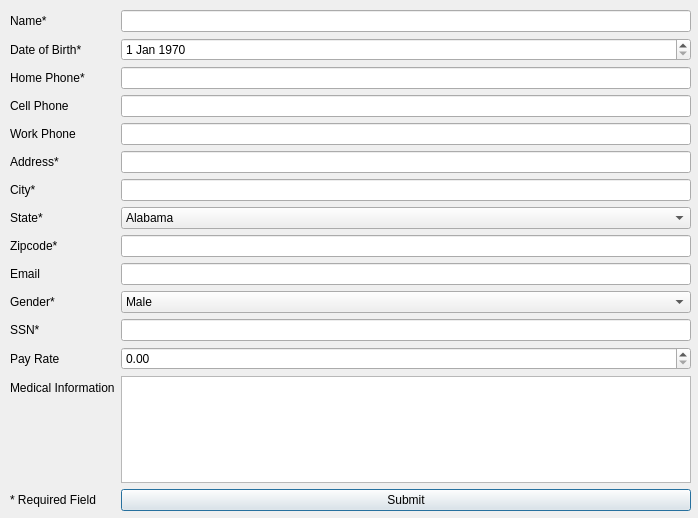
<?xml version="1.0" encoding="UTF-8"?>
<ui version="4.0">
 <class>add_teacher</class>
 <widget class="QDialog" name="add_teacher">
  <property name="geometry">
   <rect>
    <x>0</x>
    <y>0</y>
    <width>698</width>
    <height>518</height>
   </rect>
  </property>
  <property name="windowTitle">
   <string>Dialog</string>
  </property>
  <widget class="QWidget" name="formLayoutWidget">
   <property name="geometry">
    <rect>
     <x>10</x>
     <y>10</y>
     <width>681</width>
     <height>501</height>
    </rect>
   </property>
   <layout class="QFormLayout" name="formLayout">
    <property name="fieldGrowthPolicy">
     <enum>QFormLayout::AllNonFixedFieldsGrow</enum>
    </property>
    <item row="0" column="0">
     <widget class="QLabel" name="NameLabel">
      <property name="text">
       <string>Name*</string>
      </property>
     </widget>
    </item>
    <item row="0" column="1">
     <widget class="QLineEdit" name="nameLineEdit"/>
    </item>
    <item row="2" column="0">
     <widget class="QLabel" name="homePhoneLabel">
      <property name="text">
       <string>Home Phone*</string>
      </property>
     </widget>
    </item>
    <item row="2" column="1">
     <widget class="QLineEdit" name="homePhoneLineEdit"/>
    </item>
    <item row="3" column="0">
     <widget class="QLabel" name="cellPhoneLabel">
      <property name="text">
       <string>Cell Phone</string>
      </property>
     </widget>
    </item>
    <item row="3" column="1">
     <widget class="QLineEdit" name="cellPhoneLineEdit"/>
    </item>
    <item row="4" column="0">
     <widget class="QLabel" name="workPhoneLabel">
      <property name="text">
       <string>Work Phone</string>
      </property>
     </widget>
    </item>
    <item row="4" column="1">
     <widget class="QLineEdit" name="workPhoneLineEdit"/>
    </item>
    <item row="5" column="0">
     <widget class="QLabel" name="addressLabel">
      <property name="text">
       <string>Address*</string>
      </property>
     </widget>
    </item>
    <item row="5" column="1">
     <widget class="QLineEdit" name="addressLineEdit"/>
    </item>
    <item row="6" column="0">
     <widget class="QLabel" name="cityLabel">
      <property name="text">
       <string>City*</string>
      </property>
     </widget>
    </item>
    <item row="6" column="1">
     <widget class="QLineEdit" name="cityLineEdit"/>
    </item>
    <item row="7" column="0">
     <widget class="QLabel" name="stateLabel">
      <property name="text">
       <string>State*</string>
      </property>
     </widget>
    </item>
    <item row="7" column="1">
     <widget class="QComboBox" name="stateComboBox">
      <item>
       <property name="text">
        <string>Alabama</string>
       </property>
      </item>
      <item>
       <property name="text">
        <string>Alaska</string>
       </property>
      </item>
      <item>
       <property name="text">
        <string>Arizona</string>
       </property>
      </item>
      <item>
       <property name="text">
        <string>Arkansas</string>
       </property>
      </item>
      <item>
       <property name="text">
        <string>California</string>
       </property>
      </item>
      <item>
       <property name="text">
        <string>Colorado</string>
       </property>
      </item>
      <item>
       <property name="text">
        <string>Connecticut</string>
       </property>
      </item>
      <item>
       <property name="text">
        <string>Delaware</string>
       </property>
      </item>
      <item>
       <property name="text">
        <string>Florida</string>
       </property>
      </item>
      <item>
       <property name="text">
        <string>Georgia</string>
       </property>
      </item>
      <item>
       <property name="text">
        <string>Hawaii</string>
       </property>
      </item>
      <item>
       <property name="text">
        <string>Idaho</string>
       </property>
      </item>
      <item>
       <property name="text">
        <string>Illinois</string>
       </property>
      </item>
      <item>
       <property name="text">
        <string>Indiana</string>
       </property>
      </item>
      <item>
       <property name="text">
        <string>Iowa</string>
       </property>
      </item>
      <item>
       <property name="text">
        <string>Kansas</string>
       </property>
      </item>
      <item>
       <property name="text">
        <string>Kentucky</string>
       </property>
      </item>
      <item>
       <property name="text">
        <string>Louisiana</string>
       </property>
      </item>
      <item>
       <property name="text">
        <string>Maine</string>
       </property>
      </item>
      <item>
       <property name="text">
        <string>Maryland</string>
       </property>
      </item>
      <item>
       <property name="text">
        <string>Massachusetts</string>
       </property>
      </item>
      <item>
       <property name="text">
        <string>Michigan</string>
       </property>
      </item>
      <item>
       <property name="text">
        <string>Minnesota</string>
       </property>
      </item>
      <item>
       <property name="text">
        <string>Mississippi</string>
       </property>
      </item>
      <item>
       <property name="text">
        <string>Missouri</string>
       </property>
      </item>
      <item>
       <property name="text">
        <string>Montana</string>
       </property>
      </item>
      <item>
       <property name="text">
        <string>Nebraska</string>
       </property>
      </item>
      <item>
       <property name="text">
        <string>Nevada</string>
       </property>
      </item>
      <item>
       <property name="text">
        <string>New Hampshire</string>
       </property>
      </item>
      <item>
       <property name="text">
        <string>New Jersey</string>
       </property>
      </item>
      <item>
       <property name="text">
        <string>New Mexico</string>
       </property>
      </item>
      <item>
       <property name="text">
        <string>New York</string>
       </property>
      </item>
      <item>
       <property name="text">
        <string>North Carolina</string>
       </property>
      </item>
      <item>
       <property name="text">
        <string>North Dakota</string>
       </property>
      </item>
      <item>
       <property name="text">
        <string>Ohio</string>
       </property>
      </item>
      <item>
       <property name="text">
        <string>Oklahoma</string>
       </property>
      </item>
      <item>
       <property name="text">
        <string>Oregon</string>
       </property>
      </item>
      <item>
       <property name="text">
        <string>Pennsylvania</string>
       </property>
      </item>
      <item>
       <property name="text">
        <string>Rhode Island</string>
       </property>
      </item>
      <item>
       <property name="text">
        <string>South Carolina</string>
       </property>
      </item>
      <item>
       <property name="text">
        <string>South Dakota</string>
       </property>
      </item>
      <item>
       <property name="text">
        <string>Tennessee</string>
       </property>
      </item>
      <item>
       <property name="text">
        <string>Texas</string>
       </property>
      </item>
      <item>
       <property name="text">
        <string>Utah</string>
       </property>
      </item>
      <item>
       <property name="text">
        <string>Vermont</string>
       </property>
      </item>
      <item>
       <property name="text">
        <string>Virginia</string>
       </property>
      </item>
      <item>
       <property name="text">
        <string>Washington</string>
       </property>
      </item>
      <item>
       <property name="text">
        <string>West Virginia</string>
       </property>
      </item>
      <item>
       <property name="text">
        <string>Wisconsin</string>
       </property>
      </item>
      <item>
       <property name="text">
        <string>Wyoming</string>
       </property>
      </item>
     </widget>
    </item>
    <item row="9" column="0">
     <widget class="QLabel" name="emailLabel">
      <property name="text">
       <string>Email</string>
      </property>
     </widget>
    </item>
    <item row="9" column="1">
     <widget class="QLineEdit" name="emailLineEdit"/>
    </item>
    <item row="10" column="0">
     <widget class="QLabel" name="genderLabel">
      <property name="text">
       <string>Gender*</string>
      </property>
     </widget>
    </item>
    <item row="10" column="1">
     <widget class="QComboBox" name="genderComboBox">
      <item>
       <property name="text">
        <string>Male</string>
       </property>
      </item>
      <item>
       <property name="text">
        <string>Female</string>
       </property>
      </item>
     </widget>
    </item>
    <item row="11" column="0">
     <widget class="QLabel" name="SSNLabel">
      <property name="text">
       <string>SSN*</string>
      </property>
     </widget>
    </item>
    <item row="11" column="1">
     <widget class="QLineEdit" name="SSNLineEdit"/>
    </item>
    <item row="12" column="0">
     <widget class="QLabel" name="payRateLabel">
      <property name="text">
       <string>Pay Rate</string>
      </property>
     </widget>
    </item>
    <item row="12" column="1">
     <widget class="QDoubleSpinBox" name="payRateDoubleSpinBox">
      <property name="singleStep">
       <double>0.010000000000000</double>
      </property>
     </widget>
    </item>
    <item row="13" column="0">
     <widget class="QLabel" name="medicalLabel">
      <property name="text">
       <string>Medical Information</string>
      </property>
     </widget>
    </item>
    <item row="13" column="1">
     <widget class="QTextEdit" name="medicalTextEdit"/>
    </item>
    <item row="14" column="0">
     <widget class="QLabel" name="requiredLabel">
      <property name="text">
       <string>* Required Field</string>
      </property>
     </widget>
    </item>
    <item row="14" column="1">
     <widget class="QPushButton" name="Submit_btn">
      <property name="text">
       <string>Submit</string>
      </property>
     </widget>
    </item>
    <item row="1" column="1">
     <widget class="QDateEdit" name="DOBDateEdit">
      <property name="dateTime">
       <datetime>
        <hour>0</hour>
        <minute>0</minute>
        <second>0</second>
        <year>1970</year>
        <month>1</month>
        <day>1</day>
       </datetime>
      </property>
     </widget>
    </item>
    <item row="1" column="0">
     <widget class="QLabel" name="DOBLabel">
      <property name="text">
       <string>Date of Birth*</string>
      </property>
     </widget>
    </item>
    <item row="8" column="1">
     <widget class="QLineEdit" name="zipcodeLineEdit"/>
    </item>
    <item row="8" column="0">
     <widget class="QLabel" name="zipcodeLabel">
      <property name="text">
       <string>Zipcode*</string>
      </property>
     </widget>
    </item>
   </layout>
  </widget>
 </widget>
 <resources/>
 <connections/>
</ui>
